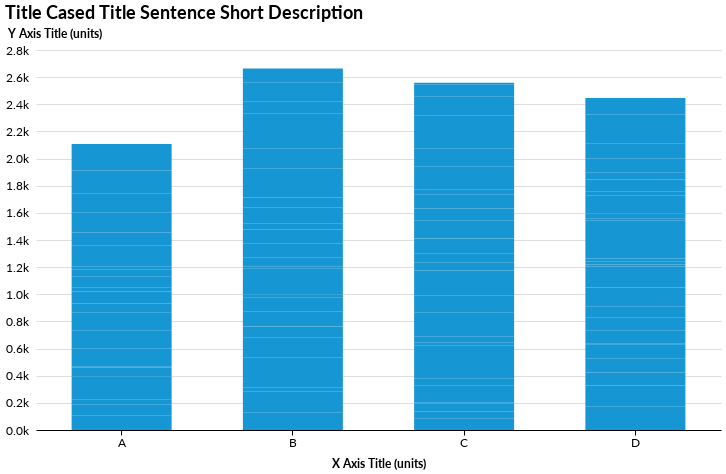

Notebook source saved alongside this figure:
### Markdown cell above
Urban Institute says the width of your bars should be about twice the size between them so you'd have to do that on your own by passing a `size` value on `mark_bar()`

### Code cell
chart = alt.Chart(df).mark_bar(size = 100).encode(
    x = alt.X('variable:N', axis = alt.Axis(title = "X Axis Title (units)")),
    y = alt.Y('value:Q', axis = alt.Axis(title = "Y Axis Title (units)", format = "s"), scale = alt.Scale()),
).properties(
    title = "Title Cased Title Sentence Short Description",
)

chart

### Figure 1 — Vega-Lite specification as saved in the notebook (floating-point values rounded to 4 significant figures)
{"$schema": "https://vega.github.io/schema/vega-lite/v2.6.0.json", "config": {"area": {"fill": "#1696d2"}, "axisX": {"domain": true, "domainColor": "#000000", "domainWidth": 1, "grid": false, "labelAngle": 0, "labelFont": "Lato", "labelFontSize": 12, "tickColor": "#000000", "tickSize": 5, "title": "", "titleFont": "Lato", "titleFontSize": 12, "titlePadding": 10}, "axisY": {"domain": false, "grid": true, "gridColor": "#DEDDDD", "gridWidth": 1, "labelFont": "Lato", "labelFontSize": 12, "labelPadding": 8, "ticks": false, "titleAngle": 0, "titleFont": "Lato", "titleFontSize": 12, "titlePadding": 10, "titleX": 18, "titleY": -10}, "background": "#FFFFFF", "bar": {"binSpacing": 1, "continuousBandSize": 30, "discreteBandSize": 30, "fill": "#1696d2", "size": 40, "stroke": false}, "legend": {"labelFont": "Lato", "labelFontSize": 12, "labelLimit": 500, "offset": 0, "orient": "right", "padding": 10, "symbolSize": 100, "symbolType": "square", "title": "", "titleFont": "Lato", "titleFontSize": 12, "titlePadding": 10}, "line": {"color": "#1696d2", "stroke": "#1696d2", "strokewidth": 5}, "path": {"stroke": "#1696d2", "strokeWidth": 0.5}, "point": {"filled": true}, "range": {"category": ["#1696d2", "#d2d2d2", "#000000", "#fdbf11", "#ec008b", "#55b748", "#5c5859", "#db2b27"], "diverging": ["#cfe8f3", "#a2d4ec", "#73bfe2", "#46abdb", "#1696d2", "#12719e"]}, "text": {"align": "right", "color": "#1696d2", "font": "Lato", "fontSize": 11, "fontWeight": 400, "size": 11}, "title": {"anchor": "start", "font": "Lato", "fontColor": "#000000", "fontSize": 18}, "trail": {"color": "#1696d2", "size": 1, "stroke": "#1696d2", "strokeWidth": 0}, "view": {"stroke": "transparent"}}, "data": {"name": "data-1da0ecce860b6f917595ca7509194eba"}, "datasets": {"data-1da0ecce860b6f917595ca7509194eba": [{"value": 107.8, "variable": "A"}, {"value": 77.34, "variable": "A"}, {"value": 40.66, "variable": "A"}, {"value": 170.8, "variable": "A"}, {"value": 63.46, "variable": "A"}, {"value": 8.77, "variable": "A"}, {"value": 134.3, "variable": "A"}, {"value": 128.2, "variable": "A"}, {"value": 135.4, "variable": "A"}, {"value": 64.47, "variable": "A"}, {"value": 19.25, "variable": "A"}, {"value": 69.17, "variable": "A"}, {"value": 19.99, "variable": "A"}, {"value": 12.82, "variable": "A"}, {"value": 75.93, "variable": "A"}, {"value": 55.14, "variable": "A"}, {"value": 18.41, "variable": "A"}, {"value": 159.3, "variable": "A"}, {"value": 94.23, "variable": "A"}, {"value": 113.9, "variable": "A"}, {"value": 35.66, "variable": "A"}, {"value": 140.3, "variable": "A"}, {"value": 96.68, "variable": "A"}, {"value": 70.04, "variable": "A"}, {"value": 92.72, "variable": "A"}, {"value": 58.68, "variable": "A"}, {"value": 6.788, "variable": "A"}, {"value": 29.22, "variable": "A"}, {"value": 7.775, "variable": "A"}, {"value": 0.4178, "variable": "A"}, {"value": 130.7, "variable": "B"}, {"value": 155.3, "variable": "B"}, {"value": 28.44, "variable": "B"}, {"value": 164.6, "variable": "B"}, {"value": 52.47, "variable": "B"}, {"value": 14.19, "variable": "B"}, {"value": 58.48, "variable": "B"}, {"value": 79.05, "variable": "B"}, {"value": 77.77, "variable": "B"}, {"value": 4.138, "variable": "B"}, {"value": 109.3, "variable": "B"}, {"value": 103.9, "variable": "B"}, {"value": 21.59, "variable": "B"}, {"value": 187.8, "variable": "B"}, {"value": 18.57, "variable": "B"}, {"value": 65.85, "variable": "B"}, {"value": 99.86, "variable": "B"}, {"value": 105.3, "variable": "B"}, {"value": 42.77, "variable": "B"}, {"value": 121.4, "variable": "B"}, {"value": 72.17, "variable": "B"}, {"value": 107.1, "variable": "B"}, {"value": 107.6, "variable": "B"}, {"value": 143.7, "variable": "B"}, {"value": 153.0, "variable": "B"}, {"value": 108.5, "variable": "B"}, {"value": 0.365, "variable": "B"}, {"value": 84.24, "variable": "B"}, {"value": 140.5, "variable": "B"}, {"value": 104.5, "variable": "B"}, {"value": 85.71, "variable": "C"}, {"value": 51.34, "variable": "C"}, {"value": 57.95, "variable": "C"}, {"value": 9.829, "variable": "C"}, {"value": 121.1, "variable": "C"}, {"value": 50.99, "variable": "C"}, {"value": 57.86, "variable": "C"}, {"value": 188.9, "variable": "C"}, {"value": 23.51, "variable": "C"}, {"value": 1.662, "variable": "C"}, {"value": 42.46, "variable": "C"}, {"value": 81.55, "variable": "C"}, {"value": 95.52, "variable": "C"}, {"value": 121.3, "variable": "C"}, {"value": 186.1, "variable": "C"}, {"value": 55.96, "variable": "C"}, {"value": 71.04, "variable": "C"}, {"value": 108.5, "variable": "C"}, {"value": 0.6757, "variable": "C"}, {"value": 127.2, "variable": "C"}, {"value": 3.036, "variable": "C"}, {"value": 90.58, "variable": "C"}, {"value": 101.5, "variable": "C"}, {"value": 35.11, "variable": "C"}, {"value": 174.8, "variable": "C"}, {"value": 127.8, "variable": "C"}, {"value": 247.7, "variable": "C"}, {"value": 136.1, "variable": "C"}, {"value": 91.68, "variable": "C"}, {"value": 10.8, "variable": "C"}, {"value": 146.8, "variable": "D"}, {"value": 24.98, "variable": "D"}, {"value": 77.9, "variable": "D"}, {"value": 78.23, "variable": "D"}, {"value": 96.63, "variable": "D"}, {"value": 103.8, "variable": "D"}, {"value": 100.1, "variable": "D"}, {"value": 10.5, "variable": "D"}, {"value": 16.9, "variable": "D"}, {"value": 76.15, "variable": "D"}, {"value": 19.6, "variable": "D"}, {"value": 75.03, "variable": "D"}, {"value": 81.44, "variable": "D"}, {"value": 141.3, "variable": "D"}, {"value": 155.7, "variable": "D"}, {"value": 14.87, "variable": "D"}, {"value": 23.19, "variable": "D"}, {"value": 19.94, "variable": "D"}, {"value": 85.93, "variable": "D"}, {"value": 196.1, "variable": "D"}, {"value": 11.33, "variable": "D"}, {"value": 40.4, "variable": "D"}, {"value": 133.0, "variable": "D"}, {"value": 25.81, "variable": "D"}, {"value": 90.87, "variable": "D"}, {"value": 49.1, "variable": "D"}, {"value": 102.6, "variable": "D"}, {"value": 111.2, "variable": "D"}, {"value": 217.3, "variable": "D"}, {"value": 119.4, "variable": "D"}]}, "encoding": {"x": {"axis": {"title": "X Axis Title (units)"}, "field": "variable", "type": "nominal"}, "y": {"axis": {"format": "s", "title": "Y Axis Title (units)"}, "field": "value", "scale": {}, "type": "quantitative"}}, "height": 380, "mark": {"size": 100, "type": "bar"}, "title": "Title Cased Title Sentence Short Description", "width": 685}
